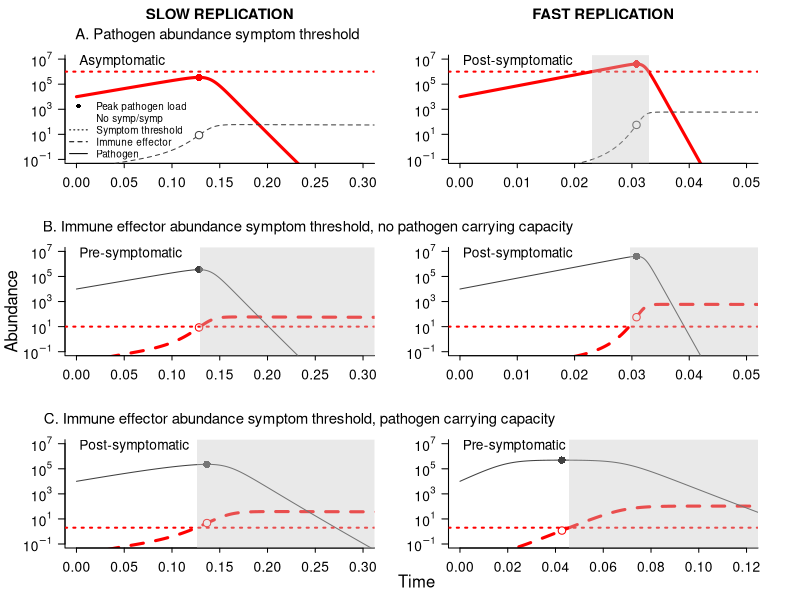
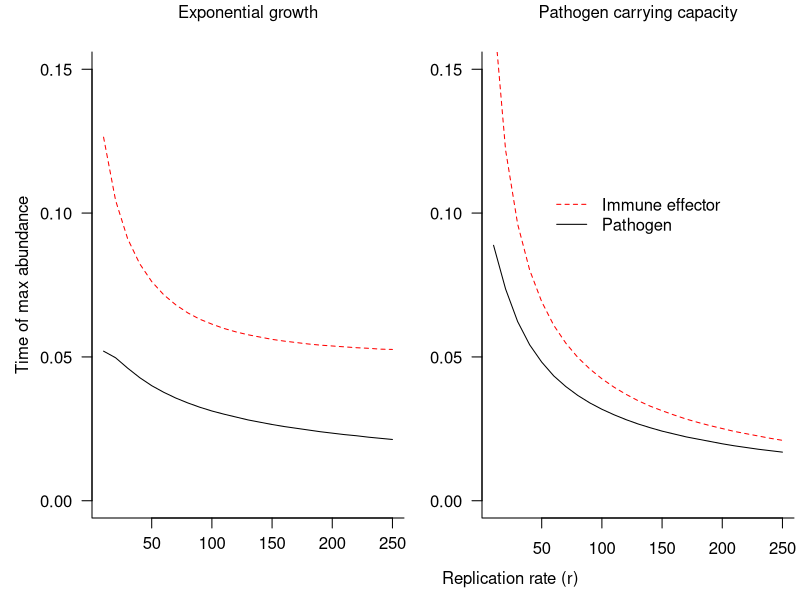
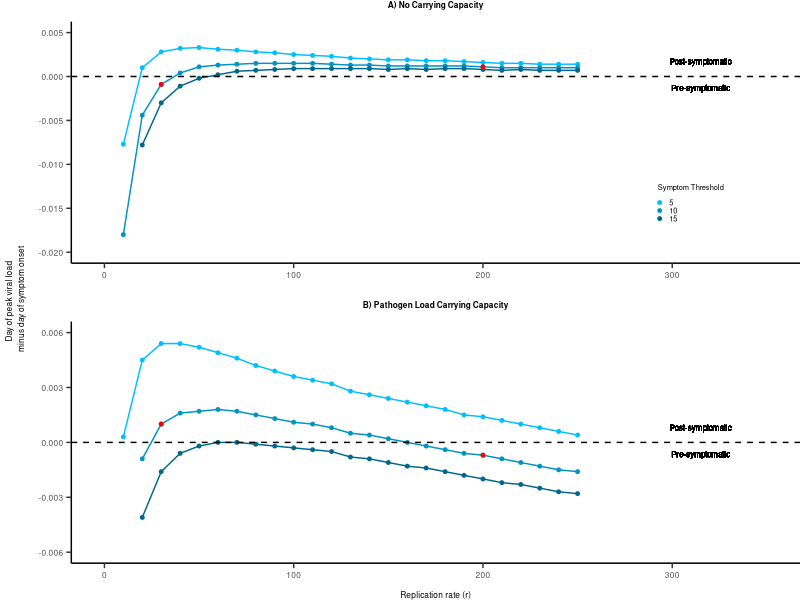

Reproduce these figures in R, in order.
## ---- chunk 1
knitr::opts_chunk$set(echo = TRUE, message = FALSE, warning = FALSE)
## ---- chunk 2
require(deSolve)
require(ggplot2)
require(gridExtra)
require(grid)
## ---- chunk 3
within.host.model <- function(t, x, params) {
  P <- x[1]
  X <- x[2]

  with(
    as.list(params),
    {
      dP <- r*P - k*X*P
      dX <- a - d*X + y*k*X*P
    
      res <- c(dP, dX)
      list(res)
    }
  ) 
}

within.host.model.cap <- function(t, x, params) {
  P <- x[1]
  X <- x[2]

  with(
    as.list(params),
    {
      dP <- r*P*(1 - P/(5*10^5)) - k*X*P
      dX <- a - d*X + y*k*X*P
    
      res <- c(dP, dX)
      list(res)
    }
  ) 
}
## ---- chunk 4
get.params <- function(k, r) {
  return(c(y=10^-4, k=k, r=r, a=1, d=.5))
}

desolve_function <- function(tstep, k, r, model, id) {
  time <- seq(0,2, by=tstep)
  params <- get.params(k, r)

  df <- data.frame(lsoda(c(P=id, X=0), time, model, 
                       params))
  
  if(any(df$P <= 0)){
    clearance <- min(which(df$P <= 0))
    df[clearance:length(time),] <- NA
  }
  
  df <- data.frame(time=time, 
                  pathogen=df$P, 
                  immune=df$X, 
                  k=k, r=r, dose=id)
  
  return(df)
}

## ---- chunk 5
peak.pathogenloadtime <- function(df) {
  peak.pl <- max(df$pathogen, na.rm=TRUE)
  return(df[which(df$pathogen==peak.pl),]$time)
}

symptom.onset <- function(df, s.compartment, thresh) {
  symptomatic <- df[which(df[s.compartment] >= thresh),]$time
  if(length(symptomatic) > 0) {
    return(min(symptomatic))
  } else {
    return(NA)
  }
}

symptom.end <- function(df, s.compartment, thresh) {
  symptomatic <- df[which(df[s.compartment] >= thresh),]$time
  if(length(symptomatic) > 0) {
    return(max(symptomatic))
  } else {
    return(NA)
  }
}

delay.calculation <- function(df, symp.thresh) {
  return(peak.pathogenloadtime(df) - symptom.onset(df, 'immune', symp.thresh))
}

## ---- chunk 6
plot.model.simulations <- function(symp.thresh, data, 
                                    cex, label,
                                    xlimlow, xlimhigh, s.compartment) {
  
  col <- 'red'
  
  time <- data$time
  path.load <- data$pathogen
  immune <- data$immune
  peak.load.time <- peak.pathogenloadtime(data)
  
  if (s.compartment == 'pathogen') {
    plot(time, path.load, col=col, xlab="", ylab="", xlim=c(xlimlow, xlimhigh), log='y',
         ylim=10^c(-1, 7), cex.lab=cex, cex.axis=cex, mgp=c(0, 1, 0), 
         yaxt='n', tck=-0.04, type="l", lwd=3, bty='l')
    lines(time, immune, col=gray(0.25), type="l", lty=2)
    points(peak.load.time, path.load[which(time==peak.load.time,)],
         cex=1.5, pch=16, col="red")
    points(peak.load.time, immune[which(time==peak.load.time,)],
         col=gray(0.25), cex=1.5, pch = 21, bg = "white")
    axis(2, cex.axis=cex, at=10^(seq(-1, 7, by=2)), 
     labels=c(expression(10^-1), 
              expression(10^1),
              expression(10^3),
              expression(10^5),
              expression(10^7)), las=2, mgp=c(0, 1, 0))
  } else {
    plot(time, immune, col=col, xlab="", ylab="", xlim=c(xlimlow, xlimhigh), log='y',
         ylim=10^c(-1,7), cex.lab=cex, cex.axis=cex, mgp=c(0, 1, 0), 
         yaxt='n', lty = 2, tck = -0.04, type="l", lwd=3, bty='l')
    lines(time, path.load, col=gray(0.25), type="l")
    points(peak.load.time, immune[which(time==peak.load.time,)],
         cex=1.5, pch = 21, col = "red", bg = "white")
    points(peak.load.time, path.load[which(time==peak.load.time,)],
         col=gray(0.25), pch=16, cex=1.5)
    axis(2, cex.axis=cex, at=10^(seq(-1, 7, by=2)), 
     labels=c(expression(10^-1), 
              expression(10^1),
              expression(10^3),
              expression(10^5),
              expression(10^7)), las=2, mgp=c(0, 1, 0))
  }
  
  abline(h=symp.thresh, lty=3, col=col, lwd=2)
  
  polygon(x=c(symptom.onset(data, 
                            s.compartment,
                            symp.thresh), 
              symptom.onset(data, 
                            s.compartment,
                            symp.thresh),
              symptom.end(data,
                          s.compartment,
                          symp.thresh),
              symptom.end(data,
                          s.compartment,
                          symp.thresh)), 
          y=10^c(-5, 10, 10, -5), 
          col=rgb(200, 200, 200, alpha=100,
                  maxColorValue=255),
          border = NA)
  
  text(0.01 * (xlimhigh - xlimlow) + xlimlow, 10^(.85 * (8)) + 10^-1, 
       labels=label, cex=cex, adj=0)
}

data.lowreplication.nocap <- desolve_function(tstep=10^-4, 
                            k=3.5, r=30, model=within.host.model, id=10^4)
data.highreplication.nocap <- desolve_function(tstep=10^-4, 
                             k=3.5, r=200, model=within.host.model, id=10^4) 

data.lowreplication.cap <- desolve_function(tstep=10^-4, 
                            k=3.5, r=30, model=within.host.model.cap, id=10^4)
data.highreplication.cap <- desolve_function(tstep=10^-4, 
                             k=3.5, r=200, model=within.host.model.cap, id=10^4) 

path.symp.thresh <- 10^6
immune.sympthresh <- 10
immune.pathcap.sympthresh <- 2
cex <- 1.25
cex_labels <- 0.9

{
  par(mfrow=c(3, 2), oma=c(0, 2.5, 1.75, 0), mai=c(0.52, 0.32, 0.32, 0.42))
    
  plot.model.simulations(symp.thresh = path.symp.thresh,
                         data = data.lowreplication.nocap, 
                         cex = cex, 
                         label = "Asymptomatic", 
                         xlimlow = 0, xlimhigh = 0.3, 
                         s.compartment = 'pathogen')
  
  legend(-0.01, 10^4.2, legend=c('Peak pathogen load', 
                             'No symp/symp',
                             'Symptom threshold',
                             'Immune effector', 
                             'Pathogen'
                           ), 
         lty=c(NA, NA, 3, 2, 1), pch=c(16, NA, NA, NA, NA), bty="n",
         xpd=TRUE, cex=0.9)
  
  mtext(text="SLOW REPLICATION", font=2, side=3, line=2.5, cex=cex_labels)
  
  mtext(text="A. Pathogen abundance symptom threshold", side=3, line=1, 
        cex=cex_labels, adj=0.4)
  
  plot.model.simulations(symp.thresh = path.symp.thresh, 
                         data = data.highreplication.nocap, 
                         cex = cex, 
                         label = "Post-symptomatic", 
                         xlimlow = 0, xlimhigh = 0.05, 
                         s.compartment = 'pathogen')
  
  mtext(text="FAST REPLICATION", font=2, side=3, line=2.5, cex=cex_labels)
  
  plot.model.simulations(symp.thresh = immune.sympthresh, 
                         data = data.lowreplication.nocap, 
                         cex = cex, 
                         label = "Pre-symptomatic", 
                         xlimlow = 0, xlimhigh = 0.3, 
                         s.compartment = 'immune')
  
  mtext(text="B. Immune effector abundance symptom threshold, no pathogen carrying capacity", 
        side=3, line=1, cex=cex_labels, adj=0.1)
  
  plot.model.simulations(symp.thresh = immune.sympthresh, 
                         data = data.highreplication.nocap, 
                         cex = cex, 
                         label = "Post-symptomatic", 
                         xlimlow = 0, xlimhigh = 0.05, 
                         s.compartment = 'immune')
  
  plot.model.simulations(symp.thresh = immune.pathcap.sympthresh, 
                         data = data.lowreplication.cap, 
                         cex = cex, 
                         label = "Post-symptomatic",
                         xlimlow = 0, xlimhigh = 0.3, 
                         s.compartment = 'immune')
  
  mtext(text="C. Immune effector abundance symptom threshold, pathogen carrying capacity", 
        side=3, line=1, cex=cex_labels, adj=0.105)
  
  plot.model.simulations(symp.thresh = immune.pathcap.sympthresh, 
                         data = data.highreplication.cap, 
                         cex = cex, 
                         label = "Pre-symptomatic", 
                         xlimlow = 0, xlimhigh = 0.12, 
                         s.compartment = 'immune')
  
  mtext("Time", side=1, line=-1.75, outer=TRUE, adj=0.5)
  mtext("Abundance", side=2, line=1, outer=TRUE)
}
## ---- chunk 7
get.delays.df <- function(data, param.vals, symp.thresh, var_name) {
  delays.df <- data.frame(placeholder_name=integer(), 
                          delay.symponset.peakload=integer())
  
  names(delays.df)[names(delays.df) == "placeholder_name"] <- var_name
  
  for (v in param.vals) {
    df <- data[data[var_name]==v,]
    delay.symponset.peakload <- delay.calculation(df, symp.thresh)
    dftoadd <- data.frame(v, delay.symponset.peakload)
    names(dftoadd)= c(var_name, "delay.symponset.peakload")
    delays.df <- rbind(delays.df, dftoadd)
  }
  
  delays.df$symp.thresh = symp.thresh
  
  return(delays.df)
}

r_vals <- seq(10, 250, by=10)

varyingr.nocap <- data.frame(k= 3.5, r=r_vals, dose=10^5)
varyingr.nocap <- do.call(rbind, mapply(desolve_function, 
                                  tstep=10^-4, 
                                  k=varyingr.nocap$k, 
                                  r=varyingr.nocap$r, 
                                  id=varyingr.nocap$dose,                                  
                                  MoreArgs=list(model=within.host.model),
                                  SIMPLIFY = FALSE))

varyingr.cap <- data.frame(k= 7, r=r_vals, dose=10^5)
varyingr.cap <- do.call(rbind, mapply(desolve_function, 
                                  tstep=10^-4, 
                                  k=varyingr.cap$k, 
                                  r=varyingr.cap$r, 
                                  id=varyingr.cap$dose,                                  
                                  MoreArgs=list(model=within.host.model.cap),
                                  SIMPLIFY = FALSE))

delays.byr.lowsympthresh.nocap <- get.delays.df(data=varyingr.nocap, 
                                          param.vals=r_vals,
                                          symp.thresh=5, 
                                          var_name="r")

delays.byr.medsympthresh.nocap <- get.delays.df(data=varyingr.nocap, 
                                          param.vals=r_vals,
                                          symp.thresh=10, 
                                          var_name="r")

delays.byr.highsympthresh.nocap <- get.delays.df(data=varyingr.nocap, 
                                          param.vals=r_vals,
                                          symp.thresh=15, 
                                          var_name="r")

delays.byr.lowsympthresh.cap <- get.delays.df(data=varyingr.cap, 
                                          param.vals=r_vals,
                                          symp.thresh=1, 
                                          var_name="r")

delays.byr.medsympthresh.cap <- get.delays.df(data=varyingr.cap, 
                                          param.vals=r_vals,
                                          symp.thresh=2, 
                                          var_name="r")

delays.byr.highsympthresh.cap <- get.delays.df(data=varyingr.cap, 
                                          param.vals=r_vals,
                                          symp.thresh=3, 
                                          var_name="r")

plot.varyingr <- function(delaysbyr1, delaysbyr2, delaysbyr3, size, ylow, yhigh,
                          xlow, xhigh) {
  highlighted_points <- delaysbyr2[delaysbyr2$r==30 | delaysbyr2$r==200,]
  
  return(ggplot(delaysbyr1, aes(x=r, y=delay.symponset.peakload, 
                         color = as.character(symp.thresh))) + theme_classic() +
    theme(
          plot.title = element_text(hjust = 0.5, vjust = 3, size=size,
                                    face="bold"), 
          plot.margin = unit(c(0.05, 0, 0, -0.05),"in"),
          axis.title.y = element_text(margin = margin(r=4), size=size),
          axis.title.x = element_text(margin = margin(t=8), size=size),
          axis.text.x = element_text(size=size, margin = margin(t=2)),
          axis.text.y = element_text(size=size, margin = margin(r=2)),
          axis.ticks.length=unit(0.05, "in"),
          legend.key.size = unit(0.001, "in"),
          legend.text = element_text(size=size * .9),
          legend.title = element_text(size=size * .9),
          legend.position = c(0.85, 0.25)) +
      ylim(ylow, yhigh) + 
    xlim(xlow, xhigh) +
  geom_point(size=1) + 
    geom_line() + geom_point(data=delaysbyr2, size=1) + 
    geom_line(data=delaysbyr2) + geom_point(data=delaysbyr3, size=1) +
    geom_line(data=delaysbyr3) +
  geom_hline(yintercept=0, linetype="dashed", color="black") +
    geom_point(data=highlighted_points, aes(x=r, y=delay.symponset.peakload), color="red", size=1)) 
}

tiff("Delays varying r.tiff", res=500, 
     height=3.5, width=3.5, unit="in")

cols <- colorRampPalette(c("deepskyblue", "deepskyblue4"))
cols <- cols(3)

plot.varyingr.nocap <- plot.varyingr(delays.byr.lowsympthresh.nocap, 
              delays.byr.medsympthresh.nocap, 
              delays.byr.highsympthresh.nocap, 
              size=6, 
              ylow=-.02, 
              yhigh=.005, 
              xlow=0, 
              xhigh=350) + 
  ggtitle("A) No Carrying Capacity") + 
  xlab("") +
  ylab("") +
  geom_text(aes(x=315, y=-0.0013, label = "Pre-symptomatic"),
                color="black", size=2) +
  geom_text(aes(x=315, y=0.0017, label = "Post-symptomatic"),
                color="black", size=2) +
  scale_color_manual(name="Symptom Threshold", values = c("5"= cols[1], 
                                                          "10"= cols[2], 
                                                          "15"= cols[3]),
                     limits=c("5", "10", "15"))
  

plot.varyingr.cap <- plot.varyingr(delays.byr.lowsympthresh.cap,
              delays.byr.medsympthresh.cap, 
              delays.byr.highsympthresh.cap, 
              size=6, 
              ylow=-.006, 
              yhigh=.006, 
              xlow=0, 
              xhigh=350) + 
  ggtitle("B) Pathogen Load Carrying Capacity") +
  xlab("Replication rate (r)") + 
  ylab("") +
  geom_text(aes(x=315, y=-0.00065, label = "Pre-symptomatic"),
                color="black", size=2) +
  geom_text(aes(x=315, y=0.0008, label = "Post-symptomatic"),
                color="black", size=2) + 
  scale_color_manual(name="Symptom Threshold", values = c("1"= cols[1], 
                                                          "2"= cols[2], 
                                                          "3"= cols[3])) +
  theme(legend.position="none")

grid.arrange(plot.varyingr.nocap, plot.varyingr.cap, nrow=2, 
             left=textGrob("Day of peak viral load \n minus day of symptom onset",
             gp = gpar(fontsize = 6),
             rot=90))
dev.off()
## ---- chunk 8
peak.immunetime <- function(df) {
  peak.immune <- max(df$immune, na.rm=TRUE)
  return(df[which(df$immune==peak.immune),]$time)
}

get.peaktimes.df <- function(data) {
  peaktimes.df <- data.frame()
  
  for (r in r_vals) {
    df <- data[data$r==r,]
    pathogen.peaktime <- peak.pathogenloadtime(df)
    immune.peaktime <- peak.immunetime(df)
    dftoadd <- data.frame(r, pathogen.peaktime, immune.peaktime)
    peaktimes.df <- rbind(peaktimes.df, dftoadd)
  }
  
  return(peaktimes.df)
}

peaktimes.cap <- get.peaktimes.df(varyingr.cap)
peaktimes.nocap <- get.peaktimes.df(varyingr.nocap)

{
  par(mfrow=c(1, 2), mai=c(0.82, 0.72, 0.52, 0.06), oma=c(0, 1, 0, 0))
  
  plot(pathogen.peaktime ~ r, data=peaktimes.cap, ylim=c(0, 0.15), type="l",
       xlab="", ylab="", yaxt="n", bty="l", 
       mgp=c(2.25, 0.75, 0))
  axis(2, las=2)
  mtext("Time of max abundance", 2, line=3)
  lines(immune.peaktime ~ r, data=peaktimes.cap, col="red", lty=2)
  
  mtext("Exponential growth", side=3, line=1.5)
  
  mtext("Replication rate (r)", side=1, line=2.5, adj=2)
  
  plot(pathogen.peaktime ~ r, data=peaktimes.nocap, ylim=c(0, 0.15), type="l",
       xlab="", ylab="", yaxt="n", bty="l")
  axis(2, las=2)
  lines(immune.peaktime ~ r, data=peaktimes.nocap, col="red", lty=2)
  
  mtext("Pathogen carrying capacity", side=3, line=1.5)
  
  legend(50, 0.11, legend=c('Immune effector',
                             'Pathogen'), 
         lty=c(2, 1), col=c("red", "black"), bty="n")
}
